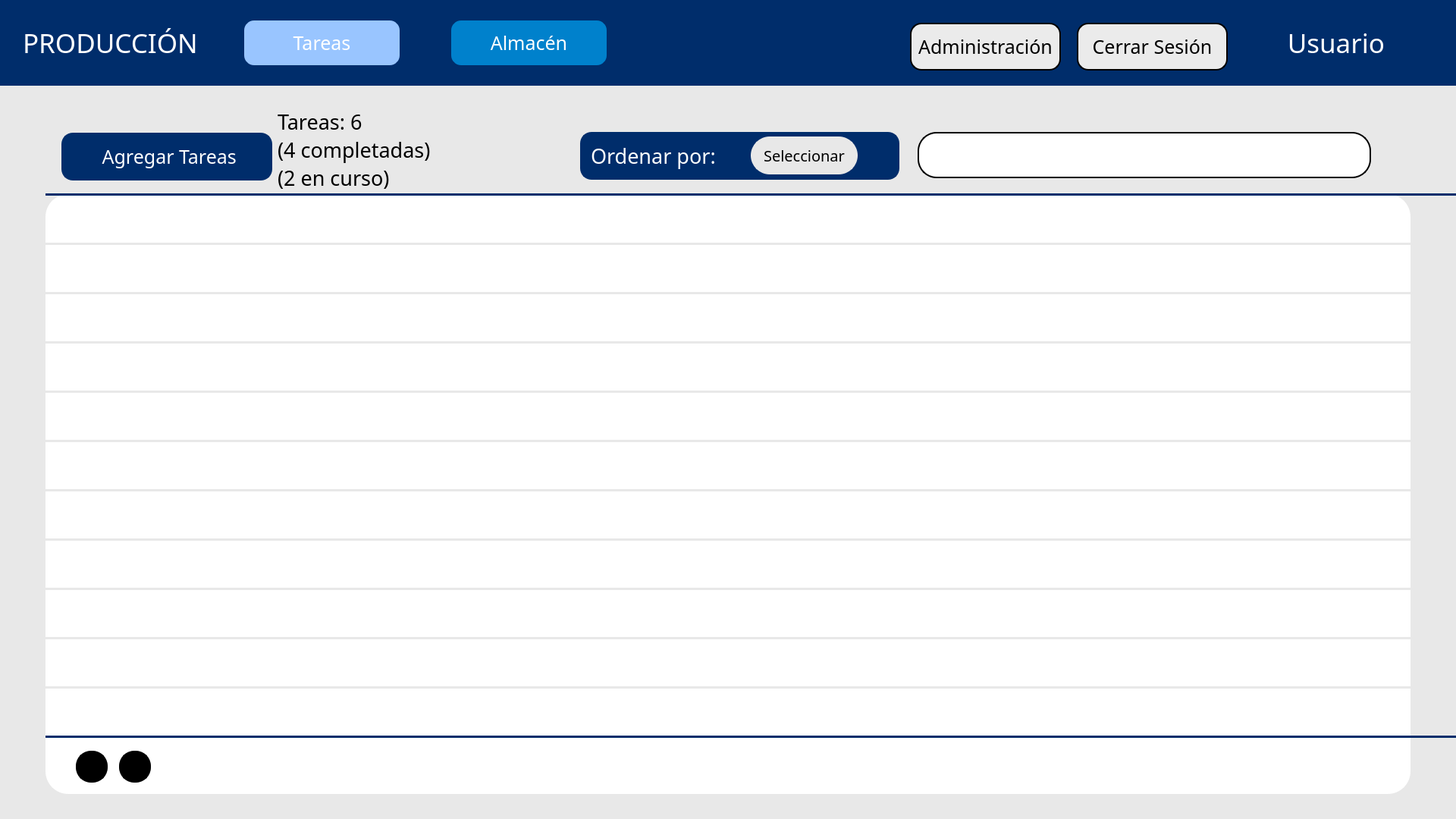
<?xml version="1.0" encoding="UTF-8"?>
<ui version="4.0">
 <class>Widget</class>
 <widget class="QWidget" name="Widget">
  <property name="geometry">
   <rect>
    <x>0</x>
    <y>0</y>
    <width>1920</width>
    <height>1080</height>
   </rect>
  </property>
  <property name="windowTitle">
   <string>Widget</string>
  </property>
  <widget class="QLabel" name="label_3">
   <property name="geometry">
    <rect>
     <x>0</x>
     <y>0</y>
     <width>1920</width>
     <height>113</height>
    </rect>
   </property>
   <property name="styleSheet">
    <string notr="true">background-color: rgb(0, 45, 107);</string>
   </property>
   <property name="text">
    <string/>
   </property>
   <property name="scaledContents">
    <bool>false</bool>
   </property>
  </widget>
  <widget class="QLabel" name="label_4">
   <property name="geometry">
    <rect>
     <x>0</x>
     <y>113</y>
     <width>1920</width>
     <height>967</height>
    </rect>
   </property>
   <property name="styleSheet">
    <string notr="true">background-color: #e8e8e8; </string>
   </property>
   <property name="text">
    <string/>
   </property>
   <property name="scaledContents">
    <bool>false</bool>
   </property>
  </widget>
  <widget class="QLabel" name="label_5">
   <property name="geometry">
    <rect>
     <x>918</x>
     <y>14</y>
     <width>85</width>
     <height>85</height>
    </rect>
   </property>
   <property name="styleSheet">
    <string notr="true"/>
   </property>
   <property name="text">
    <string/>
   </property>
   <property name="pixmap">
    <pixmap>logo.png</pixmap>
   </property>
   <property name="scaledContents">
    <bool>true</bool>
   </property>
  </widget>
  <widget class="QPushButton" name="botonAgregar">
   <property name="geometry">
    <rect>
     <x>81</x>
     <y>175</y>
     <width>278</width>
     <height>63</height>
    </rect>
   </property>
   <property name="font">
    <font>
     <family>icon-ui</family>
     <pointsize>19</pointsize>
    </font>
   </property>
   <property name="styleSheet">
    <string notr="true">background-color: rgb(0, 45, 107);
color: white;

border: 2px solid #002d6b;
border-radius: 15px; /* Bordes redondeados */
padding: 5px;



</string>
   </property>
   <property name="text">
    <string> Agregar Tareas</string>
   </property>
   <property name="icon">
    <iconset>
     <normaloff>c.png</normaloff>c.png</iconset>
   </property>
  </widget>
  <widget class="QLabel" name="label_12">
   <property name="geometry">
    <rect>
     <x>30</x>
     <y>36</y>
     <width>361</width>
     <height>41</height>
    </rect>
   </property>
   <property name="font">
    <font>
     <family>icon-ui</family>
     <pointsize>26</pointsize>
    </font>
   </property>
   <property name="styleSheet">
    <string notr="true">color: white;</string>
   </property>
   <property name="text">
    <string>PRODUCCIÓN</string>
   </property>
   <property name="alignment">
    <set>Qt::AlignmentFlag::AlignLeading|Qt::AlignmentFlag::AlignLeft|Qt::AlignmentFlag::AlignVCenter</set>
   </property>
  </widget>
  <widget class="QLabel" name="label_13">
   <property name="geometry">
    <rect>
     <x>1700</x>
     <y>36</y>
     <width>126</width>
     <height>41</height>
    </rect>
   </property>
   <property name="font">
    <font>
     <family>icon-ui</family>
     <pointsize>26</pointsize>
    </font>
   </property>
   <property name="styleSheet">
    <string notr="true">color: white;</string>
   </property>
   <property name="text">
    <string>Usuario</string>
   </property>
   <property name="alignment">
    <set>Qt::AlignmentFlag::AlignRight|Qt::AlignmentFlag::AlignTrailing|Qt::AlignmentFlag::AlignVCenter</set>
   </property>
  </widget>
  <widget class="QLabel" name="label_7">
   <property name="geometry">
    <rect>
     <x>1836</x>
     <y>29</y>
     <width>56</width>
     <height>56</height>
    </rect>
   </property>
   <property name="styleSheet">
    <string notr="true"/>
   </property>
   <property name="text">
    <string/>
   </property>
   <property name="pixmap">
    <pixmap>perfil-de-usuario.png</pixmap>
   </property>
   <property name="scaledContents">
    <bool>true</bool>
   </property>
  </widget>
  <widget class="QLabel" name="label_14">
   <property name="geometry">
    <rect>
     <x>366</x>
     <y>144</y>
     <width>347</width>
     <height>106</height>
    </rect>
   </property>
   <property name="font">
    <font>
     <family>icon-ui</family>
     <pointsize>20</pointsize>
    </font>
   </property>
   <property name="styleSheet">
    <string notr="true">color: black;</string>
   </property>
   <property name="text">
    <string>Tareas: 6
(4 completadas)
(2 en curso)</string>
   </property>
   <property name="alignment">
    <set>Qt::AlignmentFlag::AlignLeading|Qt::AlignmentFlag::AlignLeft|Qt::AlignmentFlag::AlignVCenter</set>
   </property>
  </widget>
  <widget class="QLabel" name="label">
   <property name="geometry">
    <rect>
     <x>60</x>
     <y>255</y>
     <width>1920</width>
     <height>3</height>
    </rect>
   </property>
   <property name="styleSheet">
    <string notr="true">background-color: rgb(0, 45, 107);</string>
   </property>
   <property name="text">
    <string/>
   </property>
  </widget>
  <widget class="QLabel" name="label_2">
   <property name="geometry">
    <rect>
     <x>60</x>
     <y>320</y>
     <width>1920</width>
     <height>3</height>
    </rect>
   </property>
   <property name="styleSheet">
    <string notr="true">background-color: rgb(232, 232, 232);</string>
   </property>
   <property name="text">
    <string/>
   </property>
  </widget>
  <widget class="QLabel" name="label_10">
   <property name="geometry">
    <rect>
     <x>60</x>
     <y>385</y>
     <width>1920</width>
     <height>3</height>
    </rect>
   </property>
   <property name="styleSheet">
    <string notr="true">background-color: rgb(232, 232, 232);</string>
   </property>
   <property name="text">
    <string/>
   </property>
  </widget>
  <widget class="QLabel" name="label_11">
   <property name="geometry">
    <rect>
     <x>60</x>
     <y>515</y>
     <width>1920</width>
     <height>3</height>
    </rect>
   </property>
   <property name="styleSheet">
    <string notr="true">background-color: rgb(232, 232, 232);</string>
   </property>
   <property name="text">
    <string/>
   </property>
  </widget>
  <widget class="QLabel" name="label_9">
   <property name="geometry">
    <rect>
     <x>60</x>
     <y>450</y>
     <width>1920</width>
     <height>3</height>
    </rect>
   </property>
   <property name="styleSheet">
    <string notr="true">background-color: rgb(232, 232, 232);</string>
   </property>
   <property name="text">
    <string/>
   </property>
  </widget>
  <widget class="QLabel" name="label_15">
   <property name="geometry">
    <rect>
     <x>60</x>
     <y>645</y>
     <width>1920</width>
     <height>3</height>
    </rect>
   </property>
   <property name="styleSheet">
    <string notr="true">background-color: rgb(232, 232, 232);</string>
   </property>
   <property name="text">
    <string/>
   </property>
  </widget>
  <widget class="QLabel" name="label_16">
   <property name="geometry">
    <rect>
     <x>60</x>
     <y>580</y>
     <width>1920</width>
     <height>3</height>
    </rect>
   </property>
   <property name="styleSheet">
    <string notr="true">background-color: rgb(232, 232, 232);</string>
   </property>
   <property name="text">
    <string/>
   </property>
  </widget>
  <widget class="QLabel" name="label_17">
   <property name="geometry">
    <rect>
     <x>60</x>
     <y>710</y>
     <width>1920</width>
     <height>3</height>
    </rect>
   </property>
   <property name="styleSheet">
    <string notr="true">background-color: rgb(232, 232, 232);</string>
   </property>
   <property name="text">
    <string/>
   </property>
  </widget>
  <widget class="QLabel" name="label_18">
   <property name="geometry">
    <rect>
     <x>60</x>
     <y>775</y>
     <width>1920</width>
     <height>3</height>
    </rect>
   </property>
   <property name="styleSheet">
    <string notr="true">background-color: rgb(232, 232, 232);</string>
   </property>
   <property name="text">
    <string/>
   </property>
  </widget>
  <widget class="QLabel" name="label_19">
   <property name="geometry">
    <rect>
     <x>60</x>
     <y>840</y>
     <width>1920</width>
     <height>3</height>
    </rect>
   </property>
   <property name="styleSheet">
    <string notr="true">background-color: rgb(232, 232, 232);</string>
   </property>
   <property name="text">
    <string/>
   </property>
  </widget>
  <widget class="QLabel" name="label_20">
   <property name="geometry">
    <rect>
     <x>60</x>
     <y>970</y>
     <width>1920</width>
     <height>3</height>
    </rect>
   </property>
   <property name="styleSheet">
    <string notr="true">background-color: rgb(0, 45, 107);</string>
   </property>
   <property name="text">
    <string/>
   </property>
  </widget>
  <widget class="QLabel" name="label_21">
   <property name="geometry">
    <rect>
     <x>60</x>
     <y>905</y>
     <width>1920</width>
     <height>3</height>
    </rect>
   </property>
   <property name="styleSheet">
    <string notr="true">background-color: rgb(232, 232, 232);</string>
   </property>
   <property name="text">
    <string/>
   </property>
  </widget>
  <widget class="QPushButton" name="botonEditar1">
   <property name="geometry">
    <rect>
     <x>100</x>
     <y>990</y>
     <width>42</width>
     <height>42</height>
    </rect>
   </property>
   <property name="font">
    <font>
     <family>icon-ui</family>
     <pointsize>19</pointsize>
    </font>
   </property>
   <property name="styleSheet">
    <string notr="true">background-color: black;

border: 2px solid black;
border-radius: 20px; /* Bordes redondeados */
padding: 5px;</string>
   </property>
   <property name="text">
    <string/>
   </property>
   <property name="icon">
    <iconset>
     <normaloff>edit.png</normaloff>edit.png</iconset>
   </property>
  </widget>
  <widget class="QPushButton" name="botonSacar1">
   <property name="geometry">
    <rect>
     <x>157</x>
     <y>990</y>
     <width>42</width>
     <height>42</height>
    </rect>
   </property>
   <property name="font">
    <font>
     <family>icon-ui</family>
     <pointsize>19</pointsize>
    </font>
   </property>
   <property name="styleSheet">
    <string notr="true">background-color: black;

border: 2px solid black;
border-radius: 20px; /* Bordes redondeados */
padding: 5px;</string>
   </property>
   <property name="text">
    <string/>
   </property>
   <property name="icon">
    <iconset>
     <normaloff>close.png</normaloff>close.png</iconset>
   </property>
  </widget>
  <widget class="QLabel" name="label_22">
   <property name="geometry">
    <rect>
     <x>765</x>
     <y>174</y>
     <width>421</width>
     <height>63</height>
    </rect>
   </property>
   <property name="font">
    <font>
     <family>icon-ui</family>
     <pointsize>20</pointsize>
    </font>
   </property>
   <property name="styleSheet">
    <string notr="true">color: white;
background-color: rgb(0, 45, 107);

border: 2px solid #002d6b;
border-radius: 15px; /* Bordes redondeados */
padding: 5px;</string>
   </property>
   <property name="text">
    <string>Ordenar por:</string>
   </property>
   <property name="alignment">
    <set>Qt::AlignmentFlag::AlignLeading|Qt::AlignmentFlag::AlignLeft|Qt::AlignmentFlag::AlignVCenter</set>
   </property>
  </widget>
  <widget class="QLineEdit" name="lineEdit">
   <property name="geometry">
    <rect>
     <x>1261</x>
     <y>192</y>
     <width>501</width>
     <height>31</height>
    </rect>
   </property>
   <property name="styleSheet">
    <string notr="true">color: black;
background-color: white;

border: 2px solid white;
border-radius: 25px; /* Bordes redondeados */
padding: 5px;

font-size:15px;</string>
   </property>
  </widget>
  <widget class="QPushButton" name="botonBorrar">
   <property name="geometry">
    <rect>
     <x>1771</x>
     <y>192</y>
     <width>21</width>
     <height>31</height>
    </rect>
   </property>
   <property name="font">
    <font>
     <family>icon-ui</family>
     <pointsize>19</pointsize>
    </font>
   </property>
   <property name="styleSheet">
    <string notr="true">color: white;
background-color: white;

border: 2px solid white;
border-radius: 20px; /* Bordes redondeados */
padding: 5px;</string>
   </property>
   <property name="text">
    <string/>
   </property>
   <property name="icon">
    <iconset>
     <normaloff>close2.png</normaloff>close2.png</iconset>
   </property>
   <property name="iconSize">
    <size>
     <width>16</width>
     <height>16</height>
    </size>
   </property>
  </widget>
  <widget class="QPushButton" name="botonOrdenar1">
   <property name="geometry">
    <rect>
     <x>990</x>
     <y>180</y>
     <width>141</width>
     <height>50</height>
    </rect>
   </property>
   <property name="font">
    <font>
     <family>icon-ui</family>
     <pointsize>-1</pointsize>
    </font>
   </property>
   <property name="styleSheet">
    <string notr="true">background-color: #e8e8e8;
font-size:20px;
color:black;


border: 2px solid #e8e8e8;
border-radius: 25px; /* Bordes redondeados */
padding: 5px;</string>
   </property>
   <property name="text">
    <string>Seleccionar</string>
   </property>
   <property name="icon">
    <iconset>
     <normaloff>down_arrow.png</normaloff>down_arrow.png</iconset>
   </property>
  </widget>
  <widget class="QPushButton" name="botonBuscar">
   <property name="geometry">
    <rect>
     <x>1221</x>
     <y>187</y>
     <width>31</width>
     <height>41</height>
    </rect>
   </property>
   <property name="font">
    <font>
     <family>icon-ui</family>
     <pointsize>19</pointsize>
    </font>
   </property>
   <property name="styleSheet">
    <string notr="true">color: white;
background-color: white;

border: 2px solid white;
border-radius: 20px; /* Bordes redondeados */
padding: 5px;</string>
   </property>
   <property name="text">
    <string/>
   </property>
   <property name="icon">
    <iconset>
     <normaloff>search.png</normaloff>search.png</iconset>
   </property>
   <property name="iconSize">
    <size>
     <width>31</width>
     <height>31</height>
    </size>
   </property>
  </widget>
  <widget class="QLabel" name="label_24">
   <property name="geometry">
    <rect>
     <x>1210</x>
     <y>174</y>
     <width>598</width>
     <height>61</height>
    </rect>
   </property>
   <property name="font">
    <font>
     <family>icon-ui</family>
     <pointsize>20</pointsize>
    </font>
   </property>
   <property name="styleSheet">
    <string notr="true">color: white;
background-color: white;

border: 2px solid black;
border-radius: 25px; /* Bordes redondeados */
padding: 5px;</string>
   </property>
   <property name="text">
    <string/>
   </property>
   <property name="alignment">
    <set>Qt::AlignmentFlag::AlignLeading|Qt::AlignmentFlag::AlignLeft|Qt::AlignmentFlag::AlignVCenter</set>
   </property>
  </widget>
  <widget class="QPushButton" name="botonTareas">
   <property name="geometry">
    <rect>
     <x>320</x>
     <y>25</y>
     <width>209</width>
     <height>63</height>
    </rect>
   </property>
   <property name="font">
    <font>
     <family>icon-ui</family>
     <pointsize>19</pointsize>
    </font>
   </property>
   <property name="styleSheet">
    <string notr="true">background-color: #99c5ff;
color: white;

border: 2px solid #002d6b;
border-radius: 15px; /* Bordes redondeados */
padding: 5px;



</string>
   </property>
   <property name="text">
    <string>Tareas</string>
   </property>
  </widget>
  <widget class="QPushButton" name="botonAlmacen">
   <property name="geometry">
    <rect>
     <x>593</x>
     <y>25</y>
     <width>209</width>
     <height>63</height>
    </rect>
   </property>
   <property name="font">
    <font>
     <family>icon-ui</family>
     <pointsize>19</pointsize>
    </font>
   </property>
   <property name="styleSheet">
    <string notr="true">background-color: #0081cc;
color: white;

border: 2px solid #002d6b;
border-radius: 15px; /* Bordes redondeados */
padding: 5px;



</string>
   </property>
   <property name="text">
    <string>Almacén</string>
   </property>
  </widget>
  <widget class="QPushButton" name="botonLogOut">
   <property name="geometry">
    <rect>
     <x>1420</x>
     <y>30</y>
     <width>199</width>
     <height>63</height>
    </rect>
   </property>
   <property name="font">
    <font>
     <family>icon-ui</family>
     <pointsize>19</pointsize>
    </font>
   </property>
   <property name="styleSheet">
    <string notr="true">border: 2px solid #000000;
border-radius: 15px; /* Bordes redondeados */
padding: 5px;

color: black;
background-color: #ebebeb;</string>
   </property>
   <property name="text">
    <string>Cerrar Sesión</string>
   </property>
  </widget>
  <widget class="QPushButton" name="botonAdmin">
   <property name="geometry">
    <rect>
     <x>1200</x>
     <y>30</y>
     <width>199</width>
     <height>63</height>
    </rect>
   </property>
   <property name="font">
    <font>
     <family>icon-ui</family>
     <pointsize>19</pointsize>
    </font>
   </property>
   <property name="styleSheet">
    <string notr="true">border: 2px solid #000000;
border-radius: 15px; /* Bordes redondeados */
padding: 5px;

color: black;
background-color: #ebebeb;</string>
   </property>
   <property name="text">
    <string>Administración</string>
   </property>
  </widget>
  <widget class="QTableWidget" name="tableWidget">
   <property name="geometry">
    <rect>
     <x>60</x>
     <y>256</y>
     <width>1800</width>
     <height>791</height>
    </rect>
   </property>
   <property name="styleSheet">
    <string notr="true">background-color: white;
    border: 2px solid #ffffff;
    border-radius: 30px; /* Bordes redondeados */
    padding: 5px;</string>
   </property>
  </widget>
  <zorder>label_4</zorder>
  <zorder>tableWidget</zorder>
  <zorder>label_3</zorder>
  <zorder>label_5</zorder>
  <zorder>botonAgregar</zorder>
  <zorder>label_12</zorder>
  <zorder>label_13</zorder>
  <zorder>label_7</zorder>
  <zorder>label_14</zorder>
  <zorder>label</zorder>
  <zorder>label_2</zorder>
  <zorder>label_10</zorder>
  <zorder>label_11</zorder>
  <zorder>label_9</zorder>
  <zorder>label_15</zorder>
  <zorder>label_16</zorder>
  <zorder>label_17</zorder>
  <zorder>label_18</zorder>
  <zorder>label_19</zorder>
  <zorder>label_20</zorder>
  <zorder>label_21</zorder>
  <zorder>botonEditar1</zorder>
  <zorder>botonSacar1</zorder>
  <zorder>label_22</zorder>
  <zorder>botonOrdenar1</zorder>
  <zorder>label_24</zorder>
  <zorder>botonBorrar</zorder>
  <zorder>botonBuscar</zorder>
  <zorder>lineEdit</zorder>
  <zorder>botonTareas</zorder>
  <zorder>botonAlmacen</zorder>
  <zorder>botonLogOut</zorder>
  <zorder>botonAdmin</zorder>
 </widget>
 <resources/>
 <connections/>
</ui>
